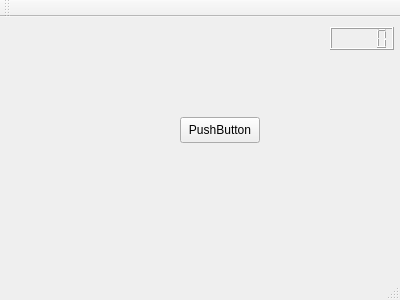
<?xml version="1.0" encoding="UTF-8"?>
<ui version="4.0">
 <class>MainWindow</class>
 <widget class="QMainWindow" name="MainWindow">
  <property name="geometry">
   <rect>
    <x>0</x>
    <y>0</y>
    <width>400</width>
    <height>300</height>
   </rect>
  </property>
  <property name="windowTitle">
   <string>MainWindow</string>
  </property>
  <widget class="QWidget" name="centralWidget">
   <widget class="QPushButton" name="pushButton">
    <property name="geometry">
     <rect>
      <x>180</x>
      <y>100</y>
      <width>80</width>
      <height>26</height>
     </rect>
    </property>
    <property name="text">
     <string>PushButton</string>
    </property>
   </widget>
   <widget class="QLCDNumber" name="lcdNumber">
    <property name="geometry">
     <rect>
      <x>330</x>
      <y>10</y>
      <width>64</width>
      <height>23</height>
     </rect>
    </property>
   </widget>
  </widget>
  <widget class="QMenuBar" name="menuBar">
   <property name="geometry">
    <rect>
     <x>0</x>
     <y>0</y>
     <width>400</width>
     <height>23</height>
    </rect>
   </property>
  </widget>
  <widget class="QToolBar" name="mainToolBar">
   <attribute name="toolBarArea">
    <enum>TopToolBarArea</enum>
   </attribute>
   <attribute name="toolBarBreak">
    <bool>false</bool>
   </attribute>
  </widget>
  <widget class="QStatusBar" name="statusBar"/>
 </widget>
 <layoutdefault spacing="6" margin="11"/>
 <resources/>
 <connections/>
</ui>
